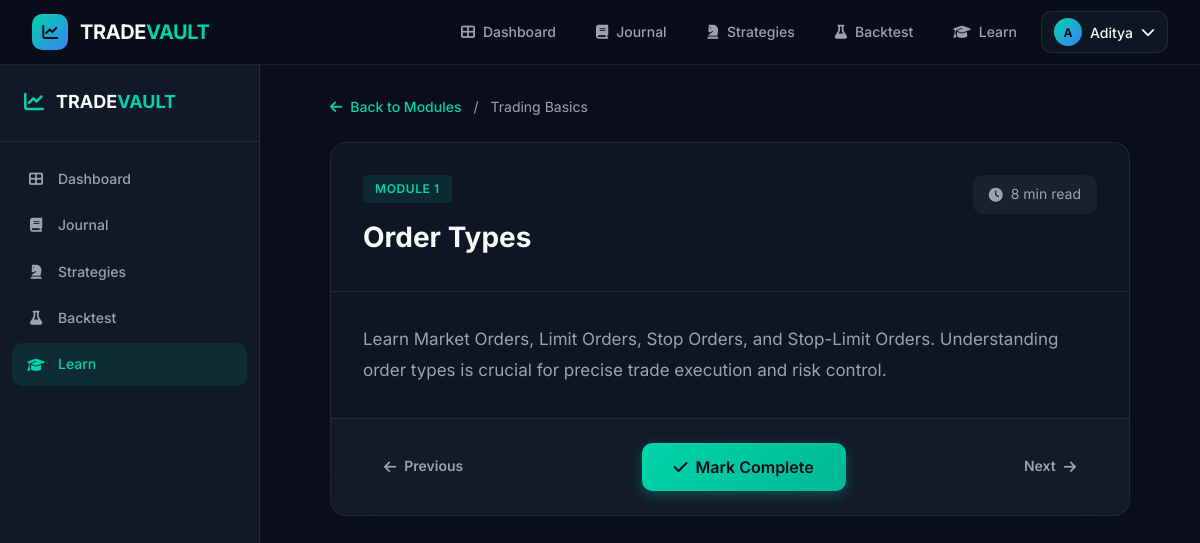
Page /learn/lesson/3 (signed in) on the committed database.
### tables this page shows
CREATE TABLE users (
    id INTEGER PRIMARY KEY AUTOINCREMENT,
    username TEXT UNIQUE NOT NULL,
    email TEXT UNIQUE NOT NULL,
    password_hash TEXT NOT NULL,
    created_at TIMESTAMP DEFAULT CURRENT_TIMESTAMP
);

CREATE TABLE learning_modules (
    id INTEGER PRIMARY KEY AUTOINCREMENT,
    title TEXT NOT NULL,
    description TEXT,
    module_order INTEGER NOT NULL,
    lesson_count INTEGER NOT NULL DEFAULT 0,
    is_locked INTEGER DEFAULT 0,
    prerequisite_module_id INTEGER,
    created_at TIMESTAMP DEFAULT CURRENT_TIMESTAMP
);

CREATE TABLE learning_lessons (
    id INTEGER PRIMARY KEY AUTOINCREMENT,
    module_id INTEGER NOT NULL,
    title TEXT NOT NULL,
    content TEXT NOT NULL,
    duration INTEGER NOT NULL,
    lesson_order INTEGER NOT NULL,
    created_at TIMESTAMP DEFAULT CURRENT_TIMESTAMP,
    FOREIGN KEY (module_id) REFERENCES learning_modules(id) ON DELETE CASCADE
);

### app.py (the view)
@app.route('/learn/lesson/<int:lesson_id>')
@login_required
def lesson(lesson_id):
    user_id = current_user.id
    lesson = query_db('''
        SELECT l.*, m.title as module_title, m.module_order
        FROM learning_lessons l
        JOIN learning_modules m ON l.module_id = m.id
        WHERE l.id = ?
    ''', [lesson_id], one=True)
    if not lesson:
        flash('Lesson not found.', 'danger')
        return redirect(url_for('learn'))
    progress = query_db(
        'SELECT * FROM user_progress WHERE user_id = ? AND lesson_id = ?',
        [user_id, lesson_id], one=True
    )
    is_completed = progress['completed'] if progress else False
    prev_lesson = query_db('''
        SELECT id FROM learning_lessons
        WHERE module_id = ? AND lesson_order < ?
        ORDER BY lesson_order DESC LIMIT 1
    ''', [lesson['module_id'], lesson['lesson_order']], one=True)
    next_lesson = query_db('''
        SELECT id FROM learning_lessons
        WHERE module_id = ? AND lesson_order > ?
        ORDER BY lesson_order ASC LIMIT 1
    ''', [lesson['module_id'], lesson['lesson_order']], one=True)
    return render_template('lesson.html', lesson=lesson, is_completed=is_completed,
                         prev_lesson=prev_lesson, next_lesson=next_lesson)

### app.py (called while the page is built)
def get_db():
    if 'db' not in g:
        g.db = sqlite3.connect(app.config['DATABASE'])
        g.db.row_factory = sqlite3.Row  # Enables dict-like access to rows
    return g.db

def query_db(query, args=(), one=False):
    cur = get_db().execute(query, args)
    rv = cur.fetchall()
    cur.close()
    return (rv[0] if rv else None) if one else rv

@login_manager.user_loader
def load_user(user_id):
    row = query_db('SELECT * FROM users WHERE id = ?', [user_id], one=True)
    if row:
        return User(row['id'], row['username'], row['email'], row['created_at'])
    return None

@app.context_processor
def inject_globals():
    return {
        'current_year': datetime.now().year,
        'app_name': 'TRADEVAULT AI'
    }

### templates/lesson.html (shortened to what this page needs)
{% extends 'base.html' %}
{% block content %}
<div class="app-container">
    <aside class="sidebar">
        <div class="sidebar-brand">
            <i class="fas fa-chart-line"></i>
            <span>TRADE<span class="brand-accent">VAULT</span></span>
        </div>
        <nav class="sidebar-nav">
            <a href="{{ url_for('dashboard') }}" class="sidebar-link">
                <i class="fas fa-th-large"></i><span>Dashboard</span>
            </a>
            <a href="{{ url_for('journal') }}" class="sidebar-link">
                <i class="fas fa-book"></i><span>Journal</span>
            </a>
            <a href="{{ url_for('strategies') }}" class="sidebar-link">
                <i class="fas fa-chess-knight"></i><span>Strategies</span>
            </a>
            <a href="{{ url_for('backtest') }}" class="sidebar-link">
                <i class="fas fa-flask"></i><span>Backtest</span>
            </a>
            <a href="{{ url_for('learn') }}" class="sidebar-link active">
                <i class="fas fa-graduation-cap"></i><span>Learn</span>
            </a>
        </nav>
    </aside>
    <div class="main-content">
        <div class="lesson-container">
            <div class="lesson-breadcrumb">
                <a href="{{ url_for('learn') }}"><i class="fas fa-arrow-left"></i> Back to Modules</a>
                <span>/</span>
                <span>{{ lesson.module_title }}</span>
            </div>
            <div class="lesson-content-card">
                <div class="lesson-header">
                    <div>
                        <span class="lesson-module-label">Module {{ lesson.module_order }}</span>
                        <h1 class="lesson-title">{{ lesson.title }}</h1>
                    </div>
                    <span class="lesson-duration-badge">
                        <i class="fas fa-clock"></i> {{ lesson.duration }} min read
                    </span>
                </div>
                <div class="lesson-body">
                    {{ lesson.content | replace('
', '<br>') | safe }}
                </div>
                <div class="lesson-footer">
                    <div class="lesson-nav">
                        {% if prev_lesson %}
                        <a href="{{ url_for('lesson', lesson_id=prev_lesson.id) }}" class="btn btn-ghost">
                            <i class="fas fa-arrow-left"></i> Previous
                        </a>
                        {% else %}
                        <span></span>
                        {% endif %}
                        {% if is_completed %}
                        <span class="completed-badge">
                            <i class="fas fa-check-circle"></i> Completed
                        </span>
                        {% else %}
                        <form method="POST" action="{{ url_for('complete_lesson', lesson_id=lesson.id) }}">
                            <button type="submit" class="btn btn-primary btn-lg">
                                <i class="fas fa-check"></i> Mark Complete
                            </button>
                        </form>
                        {% endif %}
                        {% if next_lesson %}
                        <a href="{{ url_for('lesson', lesson_id=next_lesson.id) }}" class="btn btn-ghost">
                            Next <i class="fas fa-arrow-right"></i>
                        </a>
                        {% else %}
                        <span></span>
                        {% endif %}
                    </div>
                </div>
            </div>
        </div>
    </div>
</div>
{% endblock %}

### templates/base.html (shortened to what this page needs)
<!DOCTYPE html>
<html lang="en">
<head>
    <link rel="stylesheet" href="{{ url_for('static', filename='css/style.css') }}">
    <link rel="stylesheet" href="https://cdnjs.cloudflare.com/ajax/libs/font-awesome/6.5.1/css/all.min.css">
</head>
<body class="dark-theme">
    <nav class="navbar">
        <div class="nav-container">
            <a href="{{ url_for('index') }}" class="nav-brand">
                <div class="brand-icon">
                    <i class="fas fa-chart-line"></i>
                </div>
                <span class="brand-text">TRADE<span class="brand-accent">VAULT</span></span>
            </a>
            <div class="nav-links">
                {% if current_user.is_authenticated %}
                    <a href="{{ url_for('dashboard') }}" class="nav-link {% if request.endpoint == 'dashboard' %}active{% endif %}">
                        <i class="fas fa-th-large"></i> Dashboard
                    </a>
                    <a href="{{ url_for('journal') }}" class="nav-link {% if request.endpoint == 'journal' %}active{% endif %}">
                        <i class="fas fa-book"></i> Journal
                    </a>
                    <a href="{{ url_for('strategies') }}" class="nav-link {% if request.endpoint == 'strategies' %}active{% endif %}">
                        <i class="fas fa-chess-knight"></i> Strategies
                    </a>
                    <a href="{{ url_for('backtest') }}" class="nav-link {% if request.endpoint == 'backtest' %}active{% endif %}">
                        <i class="fas fa-flask"></i> Backtest
                    </a>
                    <a href="{{ url_for('learn') }}" class="nav-link {% if request.endpoint == 'learn' %}active{% endif %}">
                        <i class="fas fa-graduation-cap"></i> Learn
                    </a>
                    <div class="nav-dropdown">
                        <button class="nav-user-btn">
                            <div class="user-avatar">{{ current_user.username[0].upper() }}</div>
                            <span>{{ current_user.username }}</span>
                            <i class="fas fa-chevron-down"></i>
                        </button>
                    </div>
                {% else %}
                    <a href="{{ url_for('login') }}" class="nav-link">Sign In</a>
                    <a href="{{ url_for('signup') }}" class="btn btn-primary btn-sm">Get Started</a>
                {% endif %}
            </div>
        </div>
    </nav>
    <main class="{% if request.endpoint == 'index' %}landing-page{% else %}app-page{% endif %}">
        {% block content %}{% endblock %}
    </main>
</body>
</html>

### rows in the picture
users: username "A", username "Aditya"
learning_modules: module_title "Trading Basics", module_order "1"
learning_lessons: title "Order Types", duration "8", content "Learn Market Orders, Limit Orders, Stop Orders, and Stop-Limit Orders. Understanding order types is crucial for precise trade execution and risk control."
